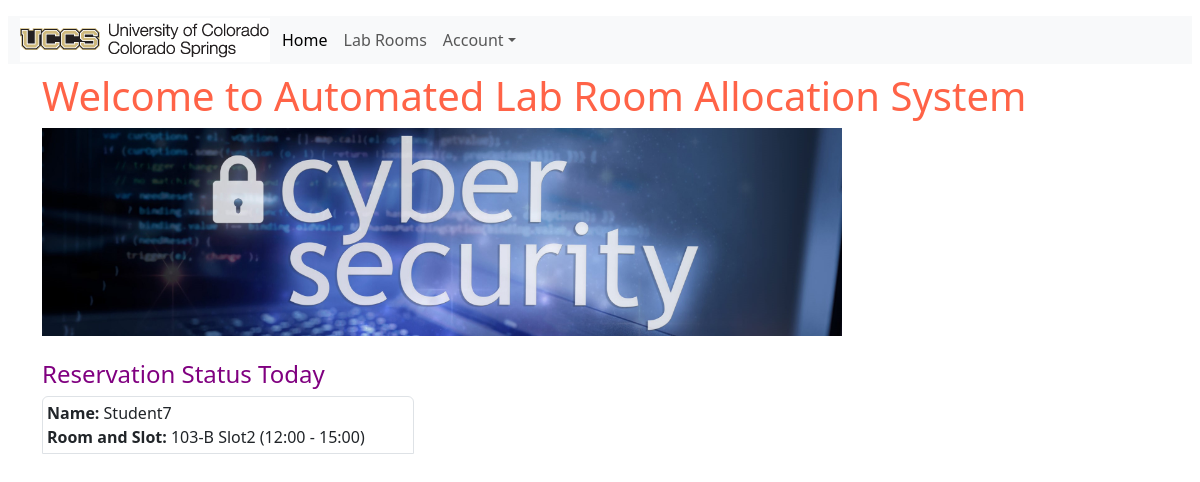
The page / on the database its author committed.
### alras_application/models.py (models this page shows, shortened)
class Student(models.Model):
    MAJOR = (
        ('PhD-CS', 'PhD in Computer Science'),
        ('PhD-Sec', 'PhD in Security'),
        ('MS-CS', 'MS in Computer Science'),
        ('MS-Sec', 'MS in Security'),
    )
    user = models.ForeignKey(User, null=True, on_delete=models.CASCADE)
    name = models.CharField(max_length=200)
    email = models.CharField("UCCS Email", max_length=200)
    major = models.CharField(max_length=200, choices= MAJOR)
    slot = models.ForeignKey(LabRoom, on_delete=models.CASCADE, null=True, blank=True)
    date = models.DateField(null=True,blank=True)
    purpose = models.CharField(max_length=200,null=True)
    class Meta:
        unique_together = ['slot', 'date']

class LabRoom(models.Model):
    ROOMS = (
        ('101-A', 'Room 101-A'),
        ('102-A', 'Room 102-A'),
        ('103-B', 'Room 103-B'),
        ('104-B', 'Room 104-B'),
        ('105-C', 'Room 105-C'),
    )
    title = models.CharField(max_length=10,choices=ROOMS,null=True)
    slot = models.ForeignKey(RoomSlot, on_delete=models.CASCADE, default=None)

class RoomSlot(models.Model):
    SLOTS = (
        ('slot-1', '09:00 - 12:00'),
        ('slot-2', '12:00 - 15:00'),
        ('slot-3', '15:00 - 18:00')
    )
    slot = models.CharField(max_length=200, choices= SLOTS)
    title = models.CharField(max_length=200)

### alras_application/views.py (the view)
# urls.py: path('', views.index, name='index'),
def index(request):
    today = datetime.now().date()
    student_active_today = Student.objects.filter(date=today)
    return render( request, 'alras_application/index.html',{'student_active_today':student_active_today})

### alras_application/context_processors.py (called while the page is built)
def message_processor(request):
    if request.user.is_authenticated:
        no_msgs = 1
    else:
        no_msgs = 0
    return {
        'message' : no_msgs
    }

### alras_application/templates/alras_application/index.html (shortened to what this page needs)
{% extends "alras_application/base_template.html" %}
{% block content %}
<div class="container justify-content-center">
<h1 style="color:tomato;">Welcome to Automated Lab Room Allocation System</h1>
<img src="static/images/cyberLab_r.jpeg" class="img-fluid" alt="Cinque Terre" width="800" height="600">
</div>
<br>
<div class="container justify-content-center">
<h4 style="color:purple;">Reservation Status Today</h4>
{%if student_active_today %}
{% for i in student_active_today %}
<div class="col-sm-4 p-1 border rounded-top">
    <div class="container-fluid-sm">
    <strong>Name:</strong> {{i.name}}
    <strong>Room and Slot: </strong>{{ i.slot.title}} {{ i.slot.slot.title}}
    </div>
</div>
{% endfor %}
{%else%}
    <p>No lab slots booked today</p>
</div>
{%endif%}
{% endblock %}

### rows shown on the page
Student: name "Student7", slot "103-B", slot.slot "Slot2 (12:00 - 15:00)"
